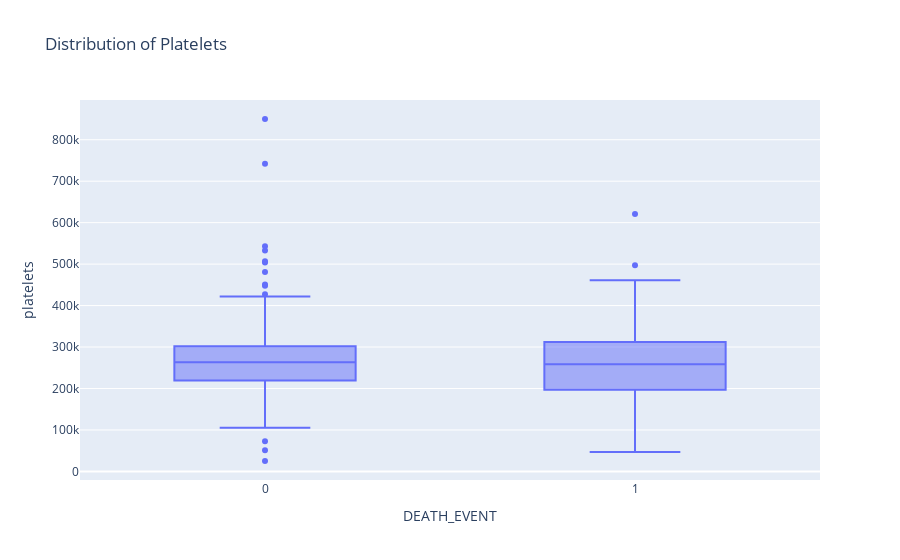

Notebook source saved alongside this figure:
### Code cell
# Create a box plot using plotly express for the 'platelets' column
fig = px.box(df, y="platelets", x="DEATH_EVENT", title="Distribution of Platelets")

fig.show()

### Figure 1 — Plotly figure (JSON) as saved in the notebook; plotly's stock layout.template omitted (floating-point values rounded to 4 significant figures; data arrays with more than 128 entries replaced by an {"elided": "..."} marker saying what was removed)
{"data": [{"alignmentgroup": "True", "hovertemplate": "DEATH_EVENT=%{x}<br>platelets=%{y}<extra></extra>", "legendgroup": "", "marker": {"color": "#636efa"}, "name": "", "notched": false, "offsetgroup": "", "orientation": "v", "showlegend": false, "type": "box", "x": {"elided": "299 int values"}, "x0": " ", "xaxis": "x", "y": {"elided": "299 float values"}, "y0": " ", "yaxis": "y"}], "layout": {"boxmode": "group", "legend": {"tracegroupgap": 0}, "title": {"text": "Distribution of Platelets"}, "xaxis": {"anchor": "y", "domain": [0, 1], "title": {"text": "DEATH_EVENT"}}, "yaxis": {"anchor": "x", "domain": [0, 1], "title": {"text": "platelets"}}}}
